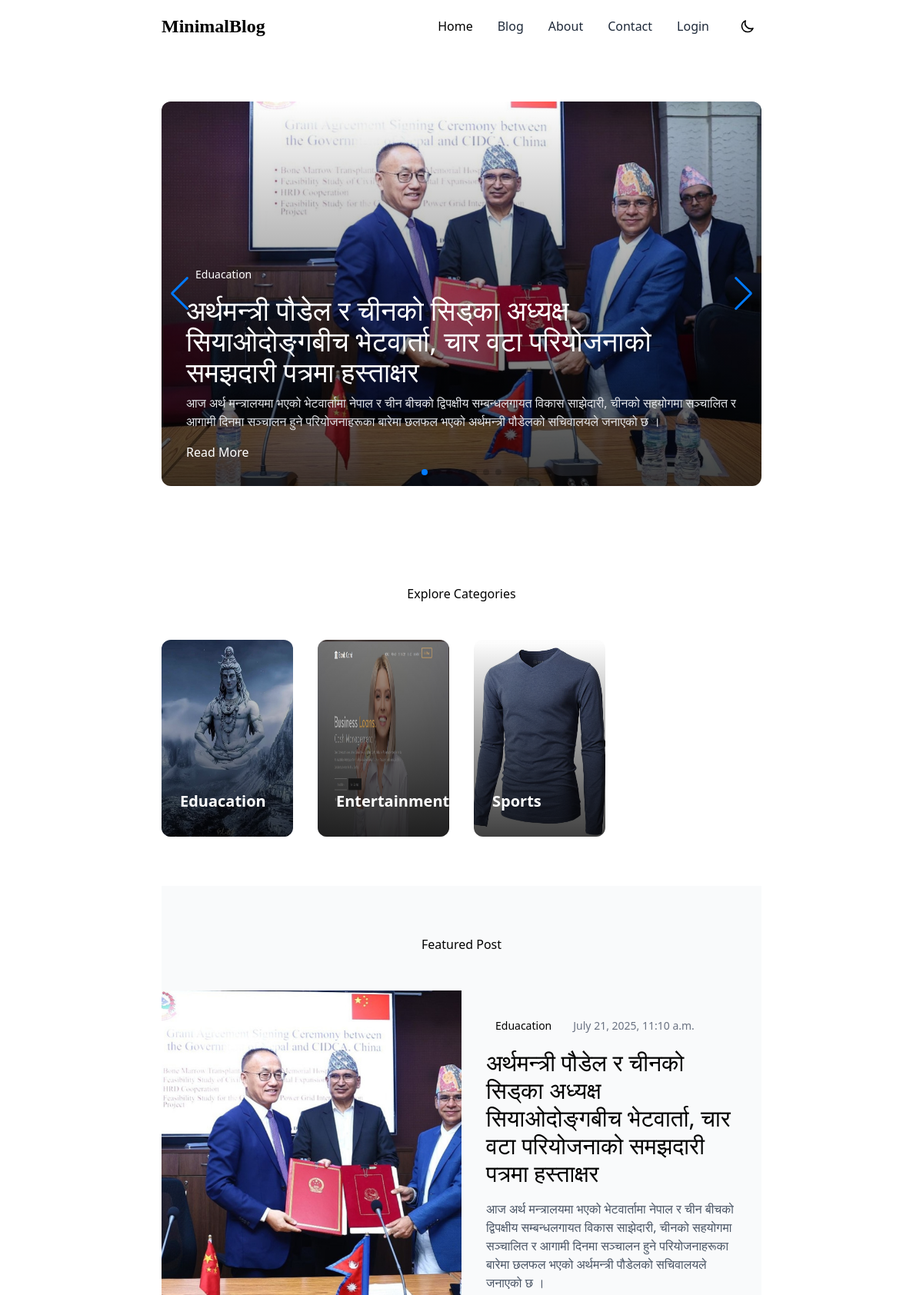
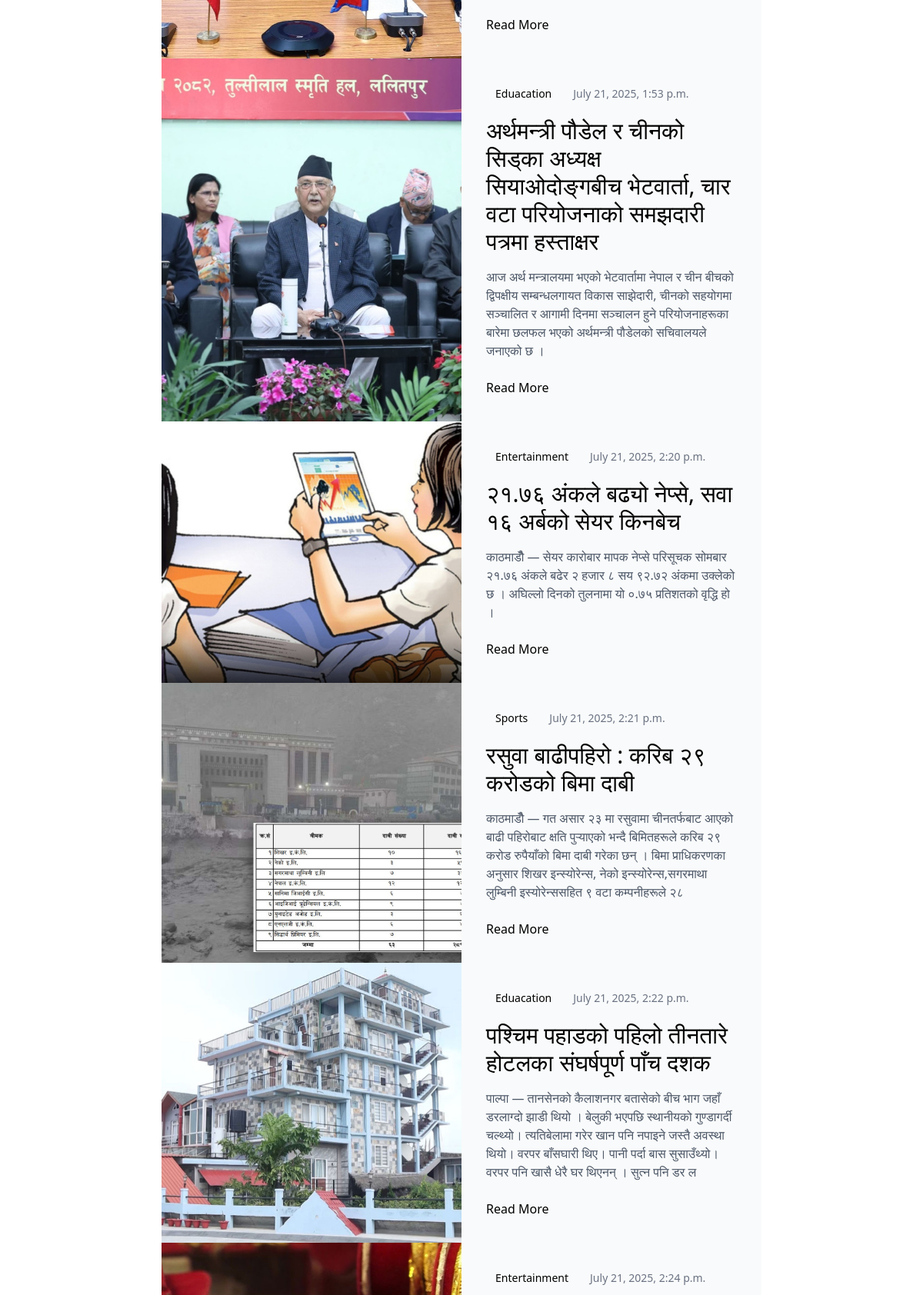
The page / (upper part) on the database its author committed (2 pictures, top to bottom).
### blog/models.py (models this page shows, shortened)
class Blog(models.Model):
    title = models.CharField(max_length=255)
    small_content = models.CharField(max_length=255)
    slug = models.SlugField(max_length=255, unique=True, null=True, blank=True)
    home_page_show = models.BooleanField(default=False)
    featured_blog = models.BooleanField(default=False)
    img = models.ImageField(upload_to="blog/", null=True, blank=True)
    content = models.TextField()
    tag = models.ManyToManyField(Tag)
    category = models.ForeignKey(Category, on_delete=models.CASCADE)
    created_at = models.DateTimeField(auto_now_add=True)
    updated_at = models.DateTimeField(auto_now=True)

class Category(models.Model):
    title = models.CharField(max_length=255)
    slug = models.SlugField(max_length=255, unique=True, null=True, blank=True)
    img = models.ImageField(upload_to="category/", null=True, blank=True)

### blog/views.py (the view)
# urls.py: path("", index, name="homepage"),
def index(request):
    blogs= Blog.objects.filter(home_page_show=True)
    category = Category.objects.all()
    feature_blog = Blog.objects.filter(featured_blog=True)
    post = Blog.objects.all()
    context = {
        "blogs": blogs,
        "category": category,
        "feature_blog": feature_blog,
        "post": post
    }
    return render(request, "index.html", context)

### templates/index.html (shortened to what this page needs)
{% extends 'base/base.html' %}
{% load static %}
{% block content %}
    <section class="bg-gradient-to-br from-primary-50 to-white dark:from-gray-800 dark:to-gray-900 py-16">
      <div class="container-custom">
        <div class="swiper h-[500px] rounded-xl overflow-hidden">
          <div class="swiper-wrapper">
            {% for slider in blogs %}
            <div class="swiper-slide relative">
              <img
                src="{{ slider.img.url }}"
                alt="Technology"
                class="w-full h-full object-cover"
              />
              <div class="absolute inset-0 bg-gradient-to-t from-black/75 to-transparent flex items-end">
                <div class="p-8 text-white">
                  <span class="bg-primary-500 text-white px-3 py-1 rounded-full text-sm">{{ slider.category.title }}</span>
                  <h2 class="text-3xl md:text-4xl mt-4 mb-2">{{ slider.title }}</h2>
                  <p class="text-gray-200 mb-4">{{ slider.small_content }}</p>
                  <a href="{% url 'singleblogpage' slider.id %}" class="btn-primary">Read More</a>
                </div>
              </div>
            </div>
            {% endfor %}
          </div>
          <div class="swiper-pagination"></div>
          <div class="swiper-button-prev"></div>
          <div class="swiper-button-next"></div>
        </div>
      </div>
    </section>
    <section class="py-16 bg-white dark:bg-gray-900">
      <div class="container-custom">
        <h2 class="text-center mb-12">Explore Categories</h2>
        <div class="grid md:grid-cols-2 lg:grid-cols-4 gap-8">
          {% for categories in category %}
          <a href="/blog.html" class="group">
            <div class="relative h-64 rounded-xl overflow-hidden">
              <img
                src="{{ categories.img.url }}"
                alt="Technology"
                class="w-full h-full object-fill group-hover:scale-110 transition-transform duration-300"
              />
              <div class="absolute inset-0 bg-gradient-to-t from-black/75 to-transparent flex items-end">
                <div class="p-6 text-white">
                  <h3 class="text-xl font-bold mb-2">{{ categories.title }}</h3>
                </div>
              </div>
            </div>
          </a>
          {% endfor %}
        </div>
      </div>
    </section>
    <section class="py-16 bg-gray-50 dark:bg-gray-800">
      <div class="container mx-auto">
        <h2 class="text-center mb-12">Featured Post</h2>
        {% for post in feature_blog  %}
        <div class="card lg:flex animate-fade-in">
          <div class="lg:w-1/2">
            <img
              src="{{ post.img.url }}"
              alt="People collaborating"
              class="w-full h-full object-cover object-center"
            />
          </div>
          <div class="lg:w-1/2 p-6 md:p-8 flex flex-col justify-center">
            <div class="flex items-center mb-4">
              <span class="text-sm font-medium bg-primary-100 text-primary-800 dark:bg-primary-900 dark:text-primary-200 px-3 py-1 rounded-full">{{ post.category.title }}</span>
              <span class="ml-4 text-sm text-gray-500 dark:text-gray-400">{{ post.created_at }}</span>
            </div>
            <h3 class="text-2xl md:text-3xl mb-4">{{ post.title }}</h3>
            <p class="text-gray-600 dark:text-gray-300 mb-6">
              {{ post.small_content }}
            </p>
            <a href="{% url 'singleblogpage' post.id %}" class="btn-primary self-start">Read More</a>
          </div>
        </div>
        {% endfor %}
      </div>
    </section>
{% endblock %}

### rows shown on the page
Blog: img (picture), category "Eduacation", title "अर्थमन्त्री पौडेल र चीनको सिड्का अध्यक्ष सियाओदोङ्गबीच भेटवार्ता, चार वटा परियोजनाको समझदारी पत्रमा हस्ताक्षर", small_content "आज अर्थ मन्त्रालयमा भएको भेटवार्तामा नेपाल र चीन बीचको द्विपक्षीय सम्बन्धलगायत विकास साझेदारी, चीनको सहयोगमा सञ्चालित र आगामी दिनमा सञ्चालन हुने परियोजनाहरूका बारेमा छलफल भएको अर्थमन्त्री पौडेलको सचिवालयले जनाएको छ ।", created_at "July 21, 2025, 11:10 a.m."
Category: img (picture), title "Eduacation"
Category: img (picture), title "Entertainment"
Category: img (picture), title "Sports"
Blog: img (picture), category "Eduacation", created_at "July 21, 2025, 1:53 p.m.", title "अर्थमन्त्री पौडेल र चीनको सिड्का अध्यक्ष सियाओदोङ्गबीच भेटवार्ता, चार वटा परियोजनाको समझदारी पत्रमा हस्ताक्षर", small_content "आज अर्थ मन्त्रालयमा भएको भेटवार्तामा नेपाल र चीन बीचको द्विपक्षीय सम्बन्धलगायत विकास साझेदारी, चीनको सहयोगमा सञ्चालित र आगामी दिनमा सञ्चालन हुने परियोजनाहरूका बारेमा छलफल भएको अर्थमन्त्री पौडेलको सचिवालयले जनाएको छ ।"
Blog: img (picture), category "Entertainment", created_at "July 21, 2025, 2:20 p.m.", title "२१.७६ अंकले बढ्यो नेप्से, सवा १६ अर्बको सेयर किनबेच", small_content "काठमाडौँ — सेयर कारोबार मापक नेप्से परिसूचक सोमबार २१.७६ अंकले बढेर २ हजार ८ सय ९२.७२ अंकमा उक्लेको छ । अघिल्लो दिनको तुलनामा यो ०.७५ प्रतिशतको वृद्धि हो ।"
Blog: img (picture), category "Sports", created_at "July 21, 2025, 2:21 p.m.", title "रसुवा बाढीपहिरो : करिब २९ करोडको बिमा दाबी", small_content "काठमाडौँ — गत असार २३ मा रसुवामा चीनतर्फबाट आएको बाढी पहिरोबाट क्षति पुर्‍याएको भन्दै बिमितहरूले करिब २९ करोड रुपैयाँको बिमा दाबी गरेका छन् । बिमा प्राधिकरणका अनुसार शिखर इन्स्योरेन्स, नेको इन्स्योरेन्स,सगरमाथा लुम्बिनी इस्योरेन्ससहित ९ वटा कम्पनीहरूले २८"
Blog: img (picture), category "Eduacation", created_at "July 21, 2025, 2:22 p.m.", title "पश्चिम पहाडको पहिलो तीनतारे होटलका संघर्षपूर्ण पाँच दशक", small_content "पाल्पा — तानसेनको कैलाशनगर बतासेको बीच भाग जहाँ डरलाग्दो झाडी थियो । बेलुकी भएपछि स्थानीयको गुण्डागर्दी चल्थ्यो। त्यतिबेलामा गरेर खान पनि नपाइने जस्तै अवस्था थियो। वरपर बाँसघारी थिए। पानी पर्दा बास सुसाउँथ्यो। वरपर पनि खासै धेरै घर थिएनन् । सुत्न पनि डर ल"
Blog: img (picture), category "Entertainment", created_at "July 21, 2025, 2:24 p.m."
